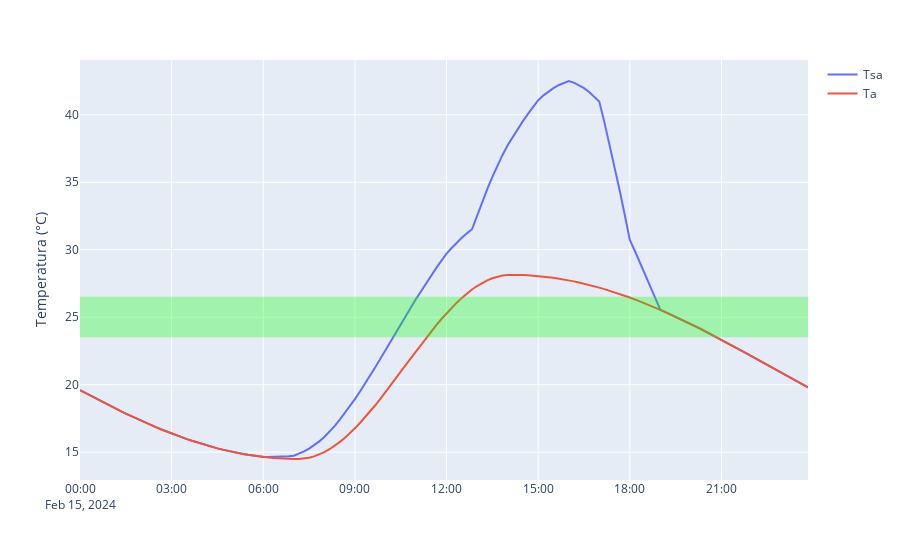

Notebook code cell kept with this figure:
### Code cell
plot_Tsa_Ta(dia)

### Figure 1 — Plotly figure (JSON) as saved in the notebook; plotly's stock layout.template omitted (floating-point values rounded to 4 significant figures; data arrays with more than 128 entries replaced by an {"elided": "..."} marker saying what was removed)
{"data": [{"hovertemplate": "variable=Tsa<br>index=%{x}<br>value=%{y}<extra></extra>", "legendgroup": "Tsa", "line": {"color": "#636efa", "dash": "solid"}, "marker": {"symbol": "circle"}, "mode": "lines", "name": "Tsa", "orientation": "v", "showlegend": true, "type": "scatter", "x": {"elided": "144 str values"}, "xaxis": "x", "y": {"elided": "144 float values"}, "yaxis": "y"}, {"hovertemplate": "variable=Ta<br>index=%{x}<br>value=%{y}<extra></extra>", "legendgroup": "Ta", "line": {"color": "#EF553B", "dash": "solid"}, "marker": {"symbol": "circle"}, "mode": "lines", "name": "Ta", "orientation": "v", "showlegend": true, "type": "scatter", "x": {"elided": "144 str values"}, "xaxis": "x", "y": {"elided": "144 float values"}, "yaxis": "y"}, {"line": {"color": "rgba(0,0,0,0)"}, "mode": "lines", "showlegend": false, "type": "scatter", "x": {"elided": "144 str values"}, "y": {"elided": "144 float values"}}, {"fill": "tonexty", "fillcolor": "rgba(0,255,0,0.3)", "line": {"color": "rgba(0,0,0,0)"}, "mode": "lines", "showlegend": false, "type": "scatter", "x": {"elided": "144 str values"}, "y": {"elided": "144 float values"}}], "layout": {"legend": {"title": {"text": ""}, "tracegroupgap": 0}, "margin": {"t": 60}, "xaxis": {"anchor": "y", "domain": [0, 1], "title": {"text": ""}}, "yaxis": {"anchor": "x", "domain": [0, 1], "title": {"text": "Temperatura (°C)"}}}}
